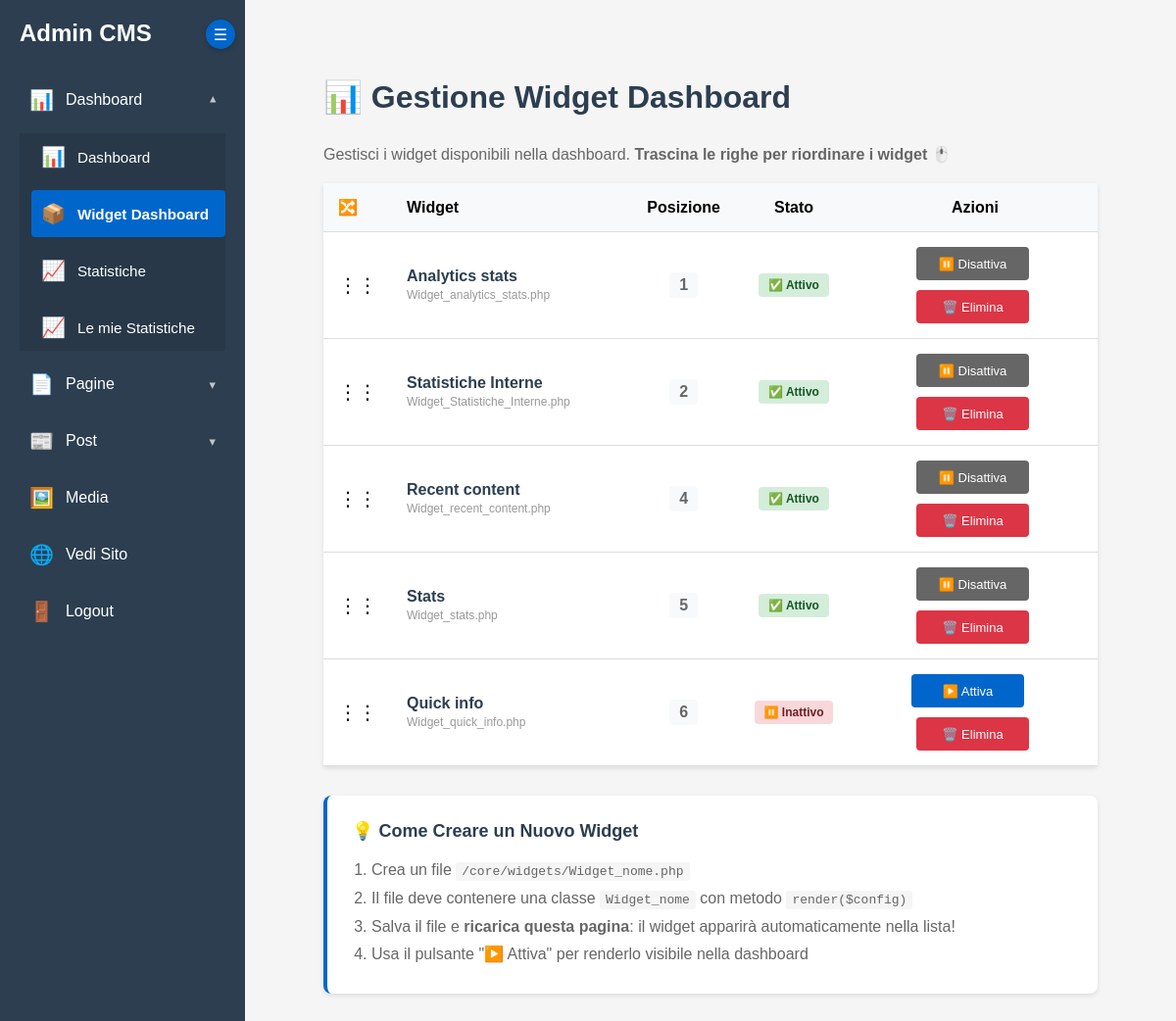
/admin/index.php?action=dashboard_widgets (signed in), run on the app's committed database.
### tables this page shows
CREATE TABLE `cmsmio_dashboard_widgets` (
  `id` int NOT NULL AUTO_INCREMENT,
  `widget_type` varchar(100) NOT NULL,
  `position` int DEFAULT '0',
  `is_active` tinyint(1) DEFAULT '1',
  `config` text,
  PRIMARY KEY (`id`),
  KEY `idx_position` (`position`)
);

### core/Admin/Admin.php (called while the page is built, shortened)
<?php
class Admin {
    public function __construct() {
        $this->db = new Database();
        $this->action = $_GET['action'] ?? 'dashboard';
    }
    public function run() {
        $this->showPage();
    }
}

### admin/index.php (called while the page is built, shortened)
<?php
$admin = new Admin();
$admin->run();
?>

### core/Database/DatabaseConnectionTrait.php (called while the page is built, shortened)
<?php
trait DatabaseConnectionTrait {
    private $prefix;
    public function initDatabase() {
        try {
            $dsn = 'mysql:host=' . DB_HOST . ';dbname=' . DB_NAME . ';charset=' . DB_CHARSET;
            $this->pdo = new PDO($dsn, DB_USER, DB_PASS);
            $this->prefix = defined('DB_PREFIX') ? DB_PREFIX : '';
        } catch (PDOException $e) {
            die("Errore connessione database: " . $e->getMessage());
        }
    }
    private function table($name) {
        return $this->prefix . $name;
    }
}

### core/Database/SettingsTrait.php (called while the page is built, shortened)
<?php
trait SettingsTrait {
    public function getSetting($key, $default = null) {
        $stmt = $this->pdo->prepare("SELECT setting_value FROM " . $this->table('settings') . " WHERE setting_key = ?");
        $stmt->execute([$key]);
        $result = $stmt->fetch();
        return $result ? $result['setting_value'] : $default;
    }
}

### core/Database/Other.php (called while the page is built, shortened)
<?php
trait OtherTrait {
    public function getTrashedPages() {
        return $this->pdo->query("SELECT p.*, u.name as author_name FROM " . $this->table('pages') . " p
                                  LEFT JOIN " . $this->table('users') . " u ON p.author_id = u.id
                                  WHERE p.deleted_at IS NOT NULL
                                  ORDER BY p.deleted_at DESC")->fetchAll();
    }
}

### core/Database/MediaTrait.php (called while the page is built, shortened)
<?php
trait MediaTrait {
    public function getTrashedMedia() {
    return $this->pdo->query("SELECT * FROM " . $this->table('uploads') . "
                              WHERE deleted_at IS NOT NULL
                              ORDER BY deleted_at DESC")->fetchAll();
}
}

### core/Database/WidgetTrait.php (called while the page is built, shortened)
<?php
trait WidgetTrait {
public function getAllDashboardWidgetsForManagement() {
    return $this->pdo->query("SELECT * FROM " . $this->table('dashboard_widgets') . " ORDER BY position")->fetchAll();
}
}

### admin/views/dashboard_widgets.php (the view, shortened to what this page needs)
<div class="admin-content">
    <h1>📊 Gestione Widget Dashboard</h1>
    <p style="margin-bottom: 20px; color: #666;">
        Gestisci i widget disponibili nella dashboard. <strong>Trascina le righe per riordinare i widget</strong> 🖱️
    </p>
    <table class="admin-table" id="widgets-table">
        <thead>
            <tr>
                <th style="width: 40px;">🔀</th>
                <th>Widget</th>
                <th style="width: 100px; text-align: center;">Posizione</th>
                <th style="width: 120px; text-align: center;">Stato</th>
                <th style="width: 250px; text-align: center;">Azioni</th>
            </tr>
        </thead>
        <tbody id="sortable-widgets">
            <?php if (!empty($widgets)): ?>
                <?php foreach ($widgets as $widget): ?>
                <tr data-id="<?php echo $widget['id']; ?>" class="draggable-row">
                    <td class="drag-handle" style="text-align: center; cursor: move;">
                        <span style="font-size: 20px;">⋮⋮</span>
                    </td>
                    <td>
                        <strong style="color: #2c3e50;"><?php echo htmlspecialchars(ucfirst(str_replace('_', ' ', $widget['widget_type']))); ?></strong>
                        <br>
                        <small style="color: #999; font-size: 12px;">Widget_<?php echo htmlspecialchars($widget['widget_type']); ?>.php</small>
                    </td>
                    <td style="text-align: center;">
                        <span class="position-badge" style="display: inline-block; background: #f8f9fa; padding: 4px 10px; border-radius: 4px; font-weight: bold; color: #666;">
                            <?php echo $widget['position']; ?>
                        </span>
                    </td>
                    <td style="text-align: center;">
                        <?php if ($widget['is_active']): ?>
                            <span class="badge badge-success">✅ Attivo</span>
                        <?php else: ?>
                            <span class="badge badge-inactive">⏸️ Inattivo</span>
                        <?php endif; ?>
                    </td>
                    <td style="text-align: center;">
                        <form method="POST" action="index.php?action=toggle_dashboard_widget" style="display:inline; margin-right: 5px;">
                            <button type="submit" class="<?php echo $widget['is_active'] ? 'btnwidget' : 'btn'; ?>" style="width: 115px; height: 34px; padding: 8px 15px; font-size: 13px; margin-bottom: 10px;">
                                <?php echo $widget['is_active'] ? '⏸️ Disattiva' : '▶️ Attiva'; ?>
                            </button>
                        </form>
                        <form method="POST" action="index.php?action=delete_widget" style="display:inline;" class="delete-widget-form" data-widget-type="<?php echo htmlspecialchars($widget['widget_type']); ?>">
                            <button type="button" class="btn-delete delete-widget-btn" style="width: 115px; height: 34px; padding: 8px 15px; font-size: 13px;">
                                🗑️ Elimina
                            </button>
                        </form>
                    </td>
                </tr>
                <?php endforeach; ?>
            <?php endif; ?>
        </tbody>
    </table>
    <div style="background: white; padding: 25px; border-radius: 8px; box-shadow: 0 2px 5px rgba(0,0,0,0.1); margin-top: 30px; border-left: 4px solid #0066cc;">
        <h3 style="color: #2c3e50; margin-bottom: 15px; font-size: 18px;">💡 Come Creare un Nuovo Widget</h3>
        <ol style="color: #666; line-height: 1.8; padding-left: 20px;">
            <li>Crea un file <code style="background: #f5f5f5; padding: 2px 6px; border-radius: 3px;">/core/widgets/Widget_nome.php</code></li>
            <li>Il file deve contenere una classe <code style="background: #f5f5f5; padding: 2px 6px; border-radius: 3px;">Widget_nome</code> con metodo <code style="background: #f5f5f5; padding: 2px 6px; border-radius: 3px;">render($config)</code></li>
            <li>Salva il file e <strong>ricarica questa pagina</strong>: il widget apparirà automaticamente nella lista!</li>
            <li>Usa il pulsante "▶️ Attiva" per renderlo visibile nella dashboard</li>
        </ol>
    </div>
</div>

### admin/views/header.php (shortened to what this page needs)
<!DOCTYPE html>
<html lang="it">
<head>
    <link rel="stylesheet" href="assets/admin.css">
    <link rel="stylesheet" href="https://cdn.jsdelivr.net/npm/sweetalert2@11/dist/sweetalert2.min.css">
</head>
<body>
    <div class="admin-container">
        <nav class="admin-sidebar" id="sidebar">
            <button class="sidebar-toggle" onclick="toggleSidebar()">☰</button>
            <h2>Admin CMS</h2>
            <ul>
                <li class="has-submenu <?php echo (in_array($this->action, ['dashboard', 'dashboard_widgets', 'analytics_stats', 'site_analytics'])) ? 'active' : ''; ?>">
    <a href="javascript:void(0)" onclick="toggleSubmenu(this)">
        <span class="icon">📊</span><span>Dashboard</span><span class="submenu-arrow">▾</span>
    </a>
    <ul class="submenu">
        <li>
            <a href="index.php?action=dashboard" class="<?php echo ($this->action === 'dashboard') ? 'active' : ''; ?>">
                <span class="icon">📊</span><span>Dashboard</span>
            </a>
        </li>
        <li>
            <a href="index.php?action=dashboard_widgets" class="<?php echo ($this->action === 'dashboard_widgets') ? 'active' : ''; ?>">
                <span class="icon">📦</span><span>Widget Dashboard</span>
            </a>
        </li>
        <?php if ($this->db->getSetting('google_analytics')): ?>
        <li>
            <a href="index.php?action=analytics_stats" class="<?php echo ($this->action === 'analytics_stats') ? 'active' : ''; ?>">
                <span class="icon">📈</span><span>Statistiche</span>
            </a>
        </li>
        <?php endif; ?>
        <li>
            <a href="index.php?action=site_analytics" class="<?php echo ($this->action === 'site_analytics') ? 'active' : ''; ?>">
                <span class="icon">📈</span><span>Le mie Statistiche</span>
            </a>
        </li>
    </ul>
</li>
                <?php
                $trashedPagesCount = count($this->db->getTrashedPages());
                $pagesActions = ['pages', 'edit_page', 'trash_pages'];
                $isPagesActive = in_array($this->action, $pagesActions);
                $postsActions = ['posts', 'edit_post', 'trash_posts', 'categories'];
                $isPostsActive = in_array($this->action, $postsActions);
                ?>
                <?php if ($trashedPagesCount > 0): ?>
                <li class="has-submenu <?php echo $isPagesActive ? 'open active' : ''; ?>">
                    <a href="javascript:void(0)" onclick="toggleSubmenu(this)">
                        <span class="icon">📄</span>
                        <span>Pagine</span>
                        <span class="submenu-arrow">▾</span>
                    </a>
                </li>
                <?php else: ?>
                <li><a href="index.php?action=pages" class="<?php echo (in_array($this->action, ['pages', 'edit_page'])) ? 'active' : ''; ?>"><span class="icon">📄</span><span>Pagine</span></a></li>
                <?php endif; ?>
                <li class="has-submenu <?php echo $isPostsActive ? 'open active' : ''; ?>">
                    <a href="javascript:void(0)" onclick="toggleSubmenu(this)">
                        <span class="icon">📰</span>
                        <span>Post</span>
                        <span class="submenu-arrow">▾</span>
                    </a>
                </li>
                <?php
$trashedMediaCount = count($this->db->getTrashedMedia());
$mediaActions = ['media', 'trash_media'];
$isMediaActive = in_array($this->action, $mediaActions);
?>
<?php if ($trashedMediaCount > 0): ?>
<li class="has-submenu <?php echo $isMediaActive ? 'open active' : ''; ?>">
    <a href="javascript:void(0)" onclick="toggleSubmenu(this)">
        <span class="icon">🖼️</span>
        <span>Media</span>
        <span class="submenu-arrow">▾</span>
    </a>
    <ul class="submenu">
        <li>
            <a href="index.php?action=media" class="<?php echo ($this->action === 'media') ? 'active' : ''; ?>">
                <span class="icon">📂</span><span>Galleria</span>
            </a>
        </li>
        <li>
            <a href="index.php?action=trash_media" class="<?php echo ($this->action === 'trash_media') ? 'active' : ''; ?>">
                <span class="icon">🗑️</span><span>Cestino <span class="trash-badge"><?php echo $trashedMediaCount; ?></span></span>
            </a>
        </li>
    </ul>
</li>
<?php else: ?>
<li><a href="index.php?action=media" class="<?php echo ($this->action === 'media') ? 'active' : ''; ?>"><span class="icon">🖼️</span><span>Media</span></a></li>
<?php endif; ?>
                <li><a href="../" target="_blank"><span class="icon">🌐</span><span>Vedi Sito</span></a></li>
                <li><a href="index.php?action=logout"><span class="icon">🚪</span><span>Logout</span></a></li>
            </ul>
        </nav>
        <main class="admin-content">

### core/Admin/AdminPages.php (shortened to what this page needs)
<?php
trait AdminPages {
    private function showPage() {
        include ADMIN_PATH . '/views/header.php';
        switch ($this->action) {
            case 'dashboard_widgets':
                $availableWidgets = [];
                foreach (glob(BASE_PATH . '/core/widgets/Widget_*.php') as $file) {
                    $widgetName = basename($file, '.php');
                    $widgetType = str_replace('Widget_', '', $widgetName);
                    $availableWidgets[] = $widgetType;
                }
                $this->db->syncDashboardWidgets($availableWidgets);
                $widgets = $this->db->getAllDashboardWidgetsForManagement();
                include ADMIN_PATH . '/views/dashboard_widgets.php';
                break;
        }
        include ADMIN_PATH . '/views/footer.php';
    }
}

### admin/views/footer.php
</main>
    </div>
</body>
</html>

### admin/assets/admin.css (style rules this page uses)
* { margin: 0; padding: 0; box-sizing: border-box; }
body { font-family: Arial, sans-serif; background: #f5f5f5; }
.admin-container { display: flex; min-height: 100vh; }
.admin-sidebar { width: 250px; background: #2c3e50; color: white; padding: 20px; transition: width 0.3s ease; position: relative; overflow: hidden; }
.admin-sidebar h2 { margin-bottom: 30px; transition: opacity 0.3s ease; white-space: nowrap; }
.sidebar-toggle { position: absolute; top: 20px; right: 10px; width: 30px; height: 30px; background: #0066cc; border: none; border-radius: 50%; color: white; cursor: pointer; display: flex; align-items: center; justify-content: center; font-size: 16px; box-shadow: 0 2px 5px rgba(0,0,0,0.2); z-index: 10; }
.admin-sidebar ul { list-style: none; }
.admin-sidebar ul li { margin: 10px 0; }
.admin-sidebar ul li a { color: white; text-decoration: none; display: flex; align-items: center; gap: 12px; padding: 12px 10px; border-radius: 4px; transition: all 0.3s; white-space: nowrap; }
.admin-sidebar ul li a.active { background: #0066cc; font-weight: bold; }
.admin-sidebar ul li a .icon { font-size: 20px; min-width: 24px; text-align: center; flex-shrink: 0; }
.admin-sidebar ul li a span:not(.icon) { transition: opacity 0.3s ease, width 0.3s ease; }
.submenu-arrow { font-size: 0.8em; transition: transform 0.3s; }
.submenu { display: none; list-style: none; padding: 0; margin: 0; background: rgba(0, 0, 0, 0.1); }
.submenu li a { padding: 10px 20px 10px 50px; font-size: 0.9em; }
.admin-content { flex: 1; padding: 40px; }
.admin-content h1 { margin-bottom: 30px; color: #2c3e50; }
.btn { display: inline-block; padding: 10px 20px; background: #0066cc; color: white; text-decoration: none; border-radius: 4px; border: none; cursor: pointer; margin-right: 10px; font-size: 14px; }
.btnwidget { background: #ccc; color: black; border: none; padding: 8px 15px; border-radius: 4px; cursor: pointer; font-size: 14px; }
.btn-delete { background: #dc3545; color: white; border: none; padding: 8px 15px; border-radius: 4px; cursor: pointer; font-size: 14px; }
.admin-table { width: 100%; background: white; border-collapse: collapse; box-shadow: 0 2px 5px rgba(0,0,0,0.1); margin-top: 20px; }
.admin-table th, .admin-table td { padding: 15px; text-align: left; border-bottom: 1px solid #ddd; }
.admin-table th { background: #f8f9fa; font-weight: bold; }
.admin-table td form { display: inline; margin-right: 5px; }
.badge { display: inline-block; padding: 5px 10px; border-radius: 4px; font-size: 12px; font-weight: bold; }
.badge-success { background: #d4edda; color: #155724; }
.badge-inactive { background: #f8d7da; color: #721c24; }

### admin/views/header.php (style rules this page uses)
.has-submenu > a { display: flex; align-items: center; justify-content: space-between; cursor: pointer; }
.submenu { display: none; padding-left: 12px; }
.has-submenu.open .submenu { display: block; }
.submenu li a { font-size: 0.95em; }
.submenu-arrow { margin-left: auto; opacity: 0.7; transition: transform 0.2s; }
.has-submenu.open .submenu-arrow { transform: rotate(180deg); }

### admin/views/dashboard_widgets.php (style rules this page uses)
.btnwidget { display: inline-block; padding: 10px 20px; background: #666; color: white; text-decoration: none; border-radius: 4px; border: none; cursor: pointer; font-size: 14px; }
.draggable-row { transition: background-color 0.2s; }
.drag-handle { cursor: move; user-select: none; }

### data on the page
cmsmio_dashboard_widgets: widget_type "Analytics stats", widget_type "analytics_stats", position "1", is_active "✅ Attivo"
cmsmio_dashboard_widgets: widget_type "Statistiche Interne", widget_type "Statistiche_Interne", position "2", is_active "✅ Attivo"
cmsmio_dashboard_widgets: widget_type "Recent content", widget_type "recent_content", position "4", is_active "✅ Attivo"
cmsmio_dashboard_widgets: widget_type "Stats", widget_type "stats", position "5", is_active "✅ Attivo"
cmsmio_dashboard_widgets: widget_type "Quick info", widget_type "quick_info", position "6", is_active "⏸️ Inattivo"
